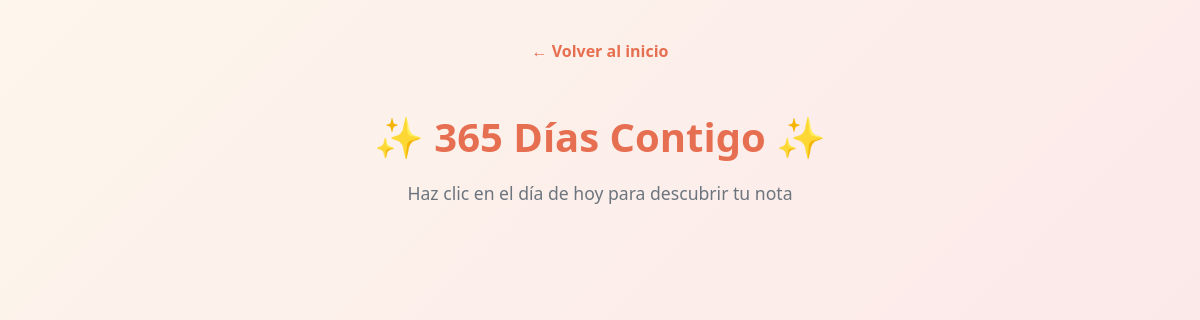
Before: /notas-365/ (signed in) with the older database file.
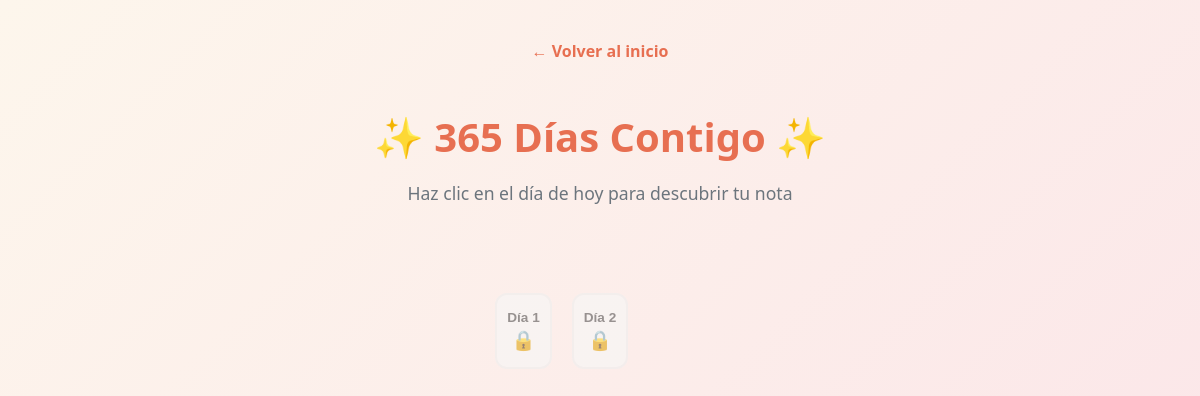
After: the same page with the newer database file.
### baul/models.py (models this page shows, shortened)
class NotaDiaria(models.Model):
    dia = models.IntegerField(unique=True)
    texto = models.TextField()
    desbloqueada = models.BooleanField(default=False)
    class Meta:
        ordering = ['dia']

### baul/views.py (the view)
# urls.py: path('notas-365/', views.notas_365, name='notas_365'),
@login_required
def notas_365(request):
    notas = NotaDiaria.objects.all()
    hoy = datetime.date.today()
    inicio_cuenta = datetime.date(hoy.year, 11, 1)
    diferencia = (hoy - inicio_cuenta).days
    if diferencia < 0:
        dia_actual = 0
    else:
        dia_actual = diferencia + 1
    context = {
        'notas': notas,
        'dia_actual': dia_actual
    }
    return render(request, 'baul/notas_365.html', context)

### baul/templates/baul/notas_365.html (shortened to what this page needs)
{% load static %}
<!DOCTYPE html>
<html lang="es">
<head>
    <link rel="stylesheet" href="{% static 'baul/css/estilos.css' %}">
</head>
<body>
    <header class="header-365">
        <a href="{% url 'inicio' %}" class="btn-volver">← Volver al inicio</a>
        <h1>✨ 365 Días Contigo ✨</h1>
        <p>Haz clic en el día de hoy para descubrir tu nota</p>
    </header>
    <main class="contenedor-calendario">
        <div class="grid-calendario">
            {% for nota in notas %}
                <button
                    class="dia-card {% if nota.dia <= dia_actual %}desbloqueado{% else %}bloqueado{% endif %}"
                    {% if nota.dia <= dia_actual %}
                        onclick="abrirNota('{{ nota.dia }}', '{{ nota.texto|escapejs }}')"
                    {% else %}
                        onclick="mostrarBloqueado('{{ nota.dia }}')"
                    {% endif %}
                >
                    <span class="num-dia">Día {{ nota.dia }}</span>
                    <span class="icono">
                        {% if nota.dia <= dia_actual %}💌{% else %}🔒{% endif %}
                    </span>
                </button>
            {% endfor %}
        </div>
    </main>
</body>
</html>

### baul/static/baul/css/estilos.css (style rules this page uses)
:root { --bg-gradient: linear-gradient(135deg, #fdf6ec 0%, #fbe3e8 100%); --card-bg: #ffffff; --primary-pink: #e76f51; --text-dark: #2b2d42; --shadow: 0 10px 20px rgba(0,0,0,0.08); }
body { font-family: 'Segoe UI', Tahoma, Geneva, Verdana, sans-serif; background: var(--bg-gradient); color: var(--text-dark); margin: 0; padding: 40px 20px; min-height: 100vh; display: flex; flex-direction: column; align-items: center; }
header { text-align: center; margin-bottom: 40px; }
header h1 { color: var(--primary-pink); font-size: 2.5rem; margin-bottom: 10px; }
header p { font-size: 1.1rem; color: #6c757d; }
.btn-volver { display: inline-block; margin-bottom: 20px; color: #e76f51; text-decoration: none; font-weight: bold; }
.contenedor-calendario { max-width: 1000px; margin: 30px auto; padding: 0 20px; }
.grid-calendario { display: grid; grid-template-columns: repeat(3, 1fr); gap: 20px; max-width: 500px; margin: 0 auto; }
.dia-card { width: 100%; background: #ffffff; border: 2px solid #eee; border-radius: 12px; padding: 15px 10px; display: flex; flex-direction: column; align-items: center; justify-content: center; cursor: pointer; transition: all 0.2s ease; }
.dia-card.bloqueado { background-color: #f7f7f7; opacity: 0.6; }
.num-dia { font-size: 0.85rem; font-weight: bold; color: #555; margin-bottom: 4px; }
.icono { font-size: 1.2rem; }

Changed rows visible on the page:
added NotaDiaria: dia "1"
added NotaDiaria: dia "2"
